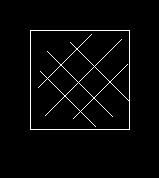
%> input picture LINE3.JPG, 159 x 178 px
$ octave lineDetection.m   (GNU Octave 9; MATLAB toolbox functions it lacks are replaced by stand-ins)
%> lines starting %> are read from the running program, lines starting %| are printed output that depends on the picture; in (x1, y1, x2, y2) boxes, pixels count from 0 and x2, y2 are one past the last pixel; in counts of white or black regions, pixels touching at a corner belong together; the program's own positions count from 1
clear;
clc;

% Read the image
getim = imread('line3.jpg');
%> getim is the input picture: size 178x159x3 uint8; min 0, max 255, mean 7.5
GI = rgb2gray(getim);

% Define masks for line detection
M1 = [-1 -1 -1; 2 2 2; -1 -1 -1]; %This mask detects vertical edges
M2 = [-1 -1 2; -1 2 -1; 2 -1 -1]; %This mask detects edges that are at a +45-degree angle
M3 = [-1 2 -1; -1 2 -1; -1 2 -1]; %it's rotated 90 degrees counterclockwise.
M4 = [2 -1 -1; -1 2 -1; -1 -1 2]; %-45-degree angle

% Apply convolution using built-in function conv2()
S1 = conv2(double(GI), M1, 'same');
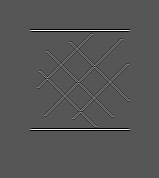
%> S1: size 178x159 double; min -779, max 1521, mean 0; drawn with min black and max white
S2 = conv2(double(GI), M2, 'same');
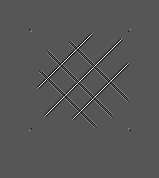
%> S2: size 178x159 double; min -783, max 1530, mean 0; drawn with min black and max white
S3 = conv2(double(GI), M3, 'same');
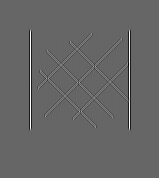
%> S3: size 178x159 double; min -1020, max 1528, mean 0; drawn with min black and max white
S4 = conv2(double(GI), M4, 'same');
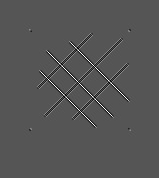
%> S4: size 178x159 double; min -772, max 1529, mean 0; drawn with min black and max white

% Combine the results to find the strongest line responses
combined = max(max(S1, S2), max(S3, S4));
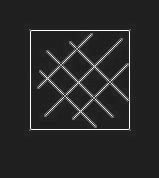
%> combined: size 178x159 double; min -215, max 1530, mean 62; drawn with min black and max white

% Threshold the combined response
thresholded = (combined >= 250) * 255;
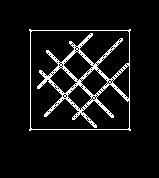
%> thresholded: size 178x159 double; 6.8% white in thin lines or dots, all inside (x1, y1, x2, y2) = (29, 29, 131, 131)

% Display the original and output images
subplot(2, 1, 1);
imshow(GI);
title('Input image');

subplot(2, 1, 2);
imshow(thresholded);
title('Output image.');

$ run again, with LINE2.JPG copied over LINE3.JPG
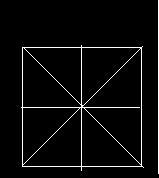
%> input picture LINE2.JPG, 159 x 178 px
%> getim is the input picture: size 178x159x3 uint8; min 0, max 255, mean 10.8
%> `combined = max(max(S1, S2), max(S3, S4));`:
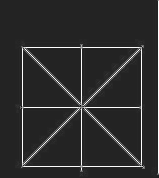
%> combined: size 178x159 double; min -247, max 1530, mean 75.6; drawn with min black and max white
%> `thresholded = (combined >= 250) * 255;`:
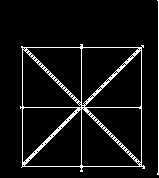
%> thresholded: size 178x159 double; 6.7% white in thin lines or dots, all inside (x1, y1, x2, y2) = (20, 0, 159, 175)

$ run again, with ayTdk.jpg copied over LINE3.JPG
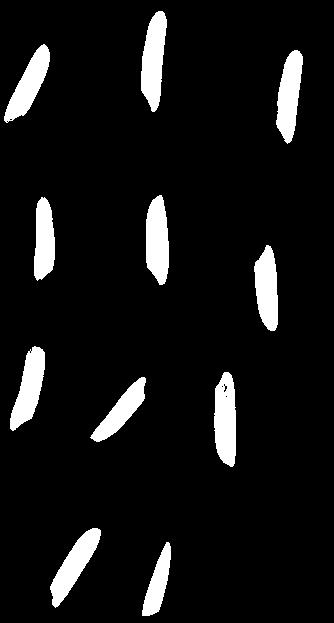
%> input picture ayTdk.jpg, 334 x 623 px
%> getim is the input picture: size 623x334 uint8; min 0, max 255, mean 20.5
%> `combined = max(max(S1, S2), max(S3, S4));`:
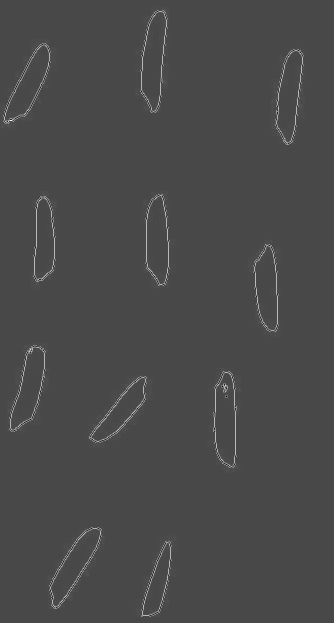
%> combined: size 623x334 double; min -485, max 1226, mean 9.7; drawn with min black and max white
%> `thresholded = (combined >= 250) * 255;`:
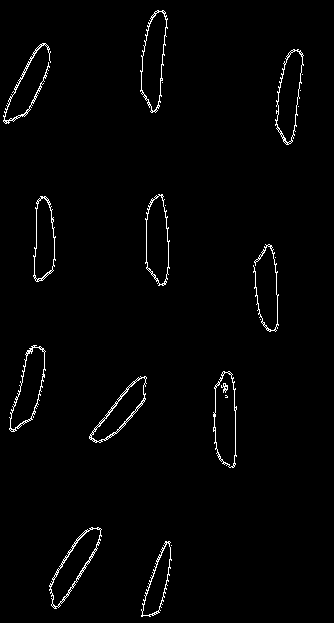
%> thresholded: size 623x334 double; 1.7% white in thin lines or dots, all inside (x1, y1, x2, y2) = (3, 10, 304, 617)
